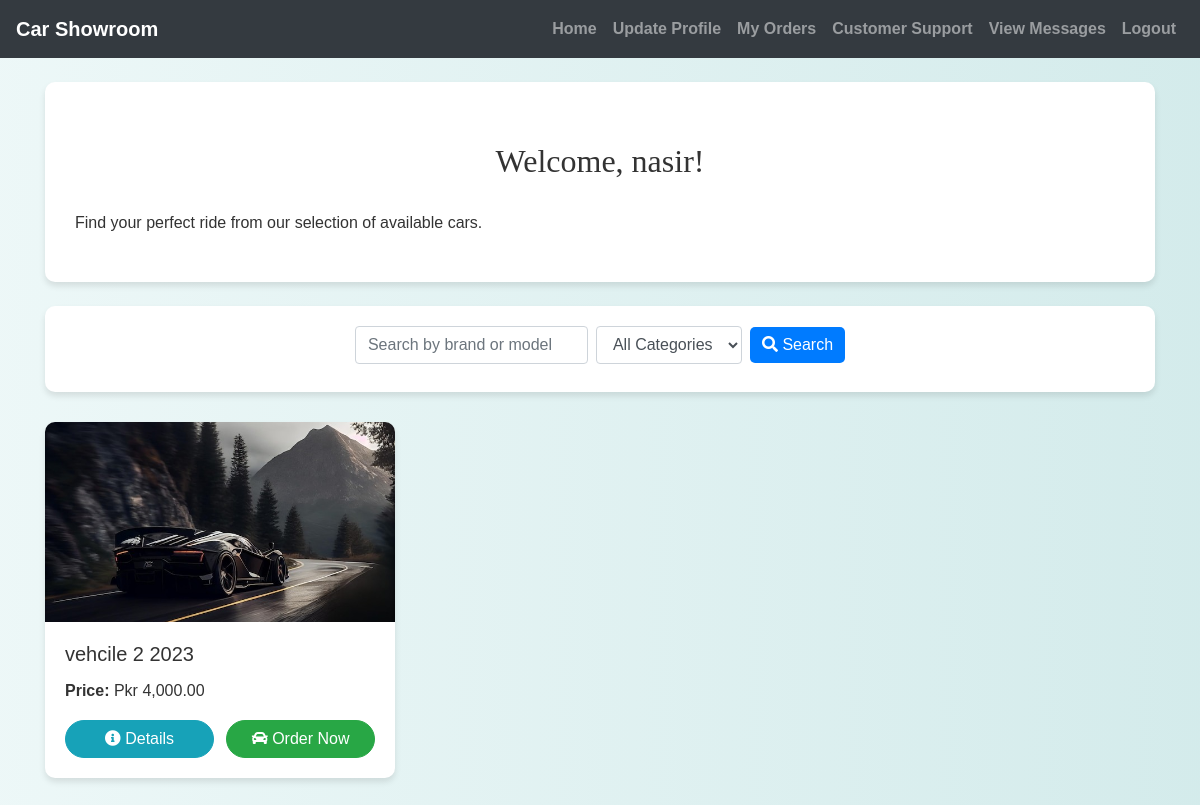
Page /home.php (signed in) on the committed database.
### tables this page shows
CREATE TABLE `users` (
  `id` int(11) NOT NULL,
  `username` varchar(50) NOT NULL,
  `password` varchar(255) NOT NULL,
  `email` varchar(100) NOT NULL,
  `phone` varchar(20) NOT NULL,
  `age` int(11) DEFAULT NULL,
  `full_name` varchar(255) NOT NULL,
  `bio` text DEFAULT NULL,
  `bank_details` varchar(255) DEFAULT NULL
);

CREATE TABLE `cars` (
  `car_id` int(11) NOT NULL,
  `brand` varchar(50) NOT NULL,
  `model` varchar(50) NOT NULL,
  `price` decimal(10,2) NOT NULL,
  `image_url` varchar(255) DEFAULT NULL,
  `category_id` int(11) DEFAULT NULL,
  `features` text DEFAULT NULL,
  `availability_status` enum('available','unavailable') DEFAULT 'available',
  `created_at` timestamp NOT NULL DEFAULT current_timestamp()
);

### home.php (the view, shortened to what this page needs)
<?php
include('config.php');
$user_id = $_SESSION["id"];
$sql = "SELECT username FROM users WHERE id = ?";
$stmt = $conn->prepare($sql);
$stmt->bind_param("i", $user_id);
$stmt->execute();
$stmt->store_result();
if ($stmt->num_rows == 1) {
    $stmt->bind_result($username);
} else {
    header("location: index.php");
    exit;
}
$where_clause = "availability_status = 'available'";
$sql_cars = "SELECT * FROM Cars WHERE $where_clause";
$result_cars = $conn->query($sql_cars);
?>
<!DOCTYPE html>
<html lang="en">
<head>
    <link rel="stylesheet" href="https://maxcdn.bootstrapcdn.com/bootstrap/4.5.2/css/bootstrap.min.css">
    <link rel="stylesheet" href="https://cdnjs.cloudflare.com/ajax/libs/font-awesome/5.15.3/css/all.min.css">
    <link rel="stylesheet" href="./css/style.css">
</head>
<body>
<?php include('navbar.php'); ?>
    <div class="container mt-4">
        <div class="dashboard-welcome">
            <h2>Welcome, <?php echo htmlspecialchars($username); ?>!</h2>
            <p>Find your perfect ride from our selection of available cars.</p>
        </div>
        <div class="car-search-container mt-4">
            <form method="get" class="form-inline justify-content-center">
                <div class="form-group mr-2 mb-2">
                    <input type="text" class="form-control" name="search_query" placeholder="Search by brand or model" value="<?php echo htmlspecialchars($_GET['search_query'] ?? ''); ?>">
                </div>
                <div class="form-group mr-2 mb-2">
                    <select name="category_id" class="form-control">
                        <option value="">All Categories</option>
                    </select>
                </div>
                <button type="submit" class="btn btn-primary mb-2">
                    <i class="fas fa-search"></i> Search
                </button>
            </form>
        </div>
        <div class="row">
            <?php if ($result_cars->num_rows > 0) { ?>
                <?php while ($car = $result_cars->fetch_assoc()) { ?>
                    <div class="col-md-4 mb-4">
                        <div class="car-card">
                            <img src="admin/<?php echo htmlspecialchars($car['image_url']); ?>" alt="<?php echo htmlspecialchars($car['brand'] . ' ' . $car['model']); ?>" class="card-img-top">
                            <div class="card-body">
                                <h5 class="card-title"><?php echo htmlspecialchars($car['brand'] . ' ' . $car['model']); ?></h5>
                                <p class="card-text">
                                    <strong>Price:</strong> Pkr <?php echo number_format($car['price'], 2); ?><br>
                                </p>
                                <div class="d-flex justify-content-between mt-3">
                                    <a href="view_car_details.php?car_id=<?php echo $car['car_id']; ?>" class="btn btn-info">
                                        <i class="fas fa-info-circle"></i> Details
                                    </a>
                                    <a href="make_order.php?car_id=<?php echo $car['car_id']; ?>" class="btn btn-success">
                                        <i class="fas fa-car"></i> Order Now
                                    </a>
                                </div>
                            </div>
                        </div>
                    </div>
                <?php } ?>
            <?php } ?>
        </div>
    </div>
</body>
</html>

### css/style.css (style rules this page uses)
body { background: linear-gradient(90deg, rgba(233, 246, 246, 0.831), rgba(207, 233, 233, 0.9)); font-family: 'Arial', sans-serif; color: #333; line-height: 1.6; }
h1, h2, h3, h4 { text-align: center; margin-top: 30px; margin-bottom: 30px; font-family: 'Georgia', serif; }
.container { margin-bottom: 40px; }
.btn-primary { color: #fff; border: none; border-radius: 5px; cursor: pointer; transition: background-color 0.3s ease; }
a { color: #006666; text-decoration: none; font-weight: bold; }

### home.php (style rules this page uses)
.dashboard-welcome { background-color: #ffffff; padding: 30px; margin-top: 20px; border-radius: 10px; box-shadow: 0 4px 6px rgba(0, 0, 0, 0.1); }
.car-card { background-color: #ffffff; box-shadow: 0 4px 6px rgba(0, 0, 0, 0.1); border-radius: 10px; overflow: hidden; margin-bottom: 20px; transition: transform 0.3s ease, box-shadow 0.3s ease; }
.car-card img { height: 200px; object-fit: cover; width: 100%; }
.car-card .card-body { padding: 1.25rem; }
.car-card .btn { width: 48%; border-radius: 20px; }
.car-search-container { background-color: #ffffff; padding: 20px; border-radius: 10px; box-shadow: 0 4px 6px rgba(0, 0, 0, 0.1); margin-bottom: 30px; }

### rows in the picture
users: username "nasir"
cars: image_url (picture), brand+model "vehcile 2 2023", price "4,000.00"
